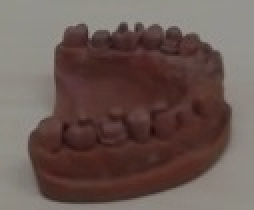
//> input picture ImageProcessingAndHOGDescriptor/data/task1/obj1000.jpg, 127 x 105 px (shown 2 times larger)
$ ./ImageProcessingAndHOGDescriptor   (built with g++ and OpenCV 4)
//> lines starting //> are read from the running program, lines starting //| are printed output that depends on the picture
### ImageProcessingAndHOGDescriptor/src/HOG.h
/*
 * HOG.h
 *
 *  Created on: Dec 28, 2018
 *      Author: hossam
 */

#ifndef SRC_HOG_H_
#define SRC_HOG_H_
#include <opencv2/opencv.hpp>
#include<string>
using namespace cv;
class HOG {
public:
	HOGDescriptor hog_detector;
	HOG(Mat Original);
	Mat src;
	virtual ~HOG();
	/*
	 * img - the image used for computing HOG descriptors. **Attention here the size of the image should be the same as the window size of your cv::HOGDescriptor instance **
	 * feats - the hog descriptors you get after calling cv::HOGDescriptor::compute
	 * hog_detector - the instance of cv::HOGDescriptor you used
	 * scale_factor - scale the image *scale_factor* times larger for better visualization
	 */
	void visualizeHOG(const Mat& img,std::vector<float> &feats,String s,int scale_factor = 3);
/*
 * src: image
 * Size _winSize: window size. A window contains multiple blocks, and the
	descriptor for a window is a concatenation of all the descriptors of those blocks
	within that window.
 * Size _blockSize: block size. A block contains multiple cells, and the descriptor
	for a block is a concatenation of all the histograms from cells within that block.
 * Size _blockStride: stride of sliding block
 * Size _cellSize: cell size, the minimal unit for computing histogram.
 * int _nbins: number of bins for histograms
 */
	void computeHOG(const Mat& img,std::vector<float>& feats,Size _wsize=Size(64, 128),Size _blockSize=Size(16, 16),Size _blockStride=Size(8, 8),Size _cellSize=Size(8, 8),int _nbins=9);
	void GrayScale(Mat &dst);
	void Resized(Mat &dst,float xfactor=0.75,float yfactor=70.5);
	void Rotated(Mat &dst,double angle=60,double scale=1);
	void Flip(Mat &dst,int x=0);

};

#endif /* SRC_HOG_H_ */

### ImageProcessingAndHOGDescriptor/src/HOG.cpp
/*
 * HOG.cpp
 *
 *  Created on: Dec 28, 2018
 *      Author: hossam
 */

#include "HOG.h"
#include <opencv2/opencv.hpp>
#include <iostream>
#include<string>
using namespace cv;
using namespace std;

HOG::HOG(Mat Original) {
	// TODO Auto-generated constructor stub
	src=Original;
}

void HOG::computeHOG(const Mat& img,std::vector<float>& feats,Size _wsize,Size _blockSize,Size _blockStride,Size _cellSize,int _nbins){
	hog_detector.winSize = _wsize;
	hog_detector.blockSize=_blockSize;
	hog_detector.blockStride=_blockStride;
	hog_detector.cellSize=_cellSize;
	hog_detector.nbins=_nbins;
	hog_detector.compute( img, feats,Size(8,8),Size(0,0));
}

void HOG::GrayScale(Mat &dst){
cvtColor( src, dst, COLOR_BGR2GRAY );

}
void HOG::Resized(Mat &dst,float xfactor,float yfactor){
	resize(src, dst,Size(src.cols * xfactor,src.rows * yfactor),0,0);
}
void HOG::Rotated(Mat &dst,double angle,double scale){
	 Mat rot_mat( 2, 3, CV_32FC1 );
	 Point center = Point( src.cols/2, src.rows/2 );
	 rot_mat = getRotationMatrix2D( center, angle, scale );
	  warpAffine( src, dst, rot_mat, src.size() );

}
void HOG::Flip(Mat &dst,int x){
	flip(src, dst, x);
}
void HOG::visualizeHOG(const Mat& img,std::vector<float> &feats,String s,int scale_factor) {

    Mat visual_image;
    resize(img, visual_image, Size(img.cols * scale_factor, img.rows * scale_factor));

    int n_bins = hog_detector.nbins;
    float rad_per_bin = 3.14 / (float) n_bins;
    Size win_size = hog_detector.winSize;
    Size cell_size = hog_detector.cellSize;
    Size block_size = hog_detector.blockSize;
    Size block_stride = hog_detector.blockStride;

    // prepare data structure: 9 orientation / gradient strenghts for each cell
    int cells_in_x_dir = win_size.width / cell_size.width;
    int cells_in_y_dir = win_size.height / cell_size.height;
    int n_cells = cells_in_x_dir * cells_in_y_dir;
    int cells_per_block = (block_size.width / cell_size.width) * (block_size.height / cell_size.height);

    int blocks_in_x_dir = (win_size.width - block_size.width) / block_stride.width + 1;
    int blocks_in_y_dir = (win_size.height - block_size.height) / block_stride.height + 1;
    int n_blocks = blocks_in_x_dir * blocks_in_y_dir;

    float ***gradientStrengths = new float **[cells_in_y_dir];
    int **cellUpdateCounter = new int *[cells_in_y_dir];
    for (int y = 0; y < cells_in_y_dir; y++) {
        gradientStrengths[y] = new float *[cells_in_x_dir];
        cellUpdateCounter[y] = new int[cells_in_x_dir];
        for (int x = 0; x < cells_in_x_dir; x++) {
            gradientStrengths[y][x] = new float[n_bins];
            cellUpdateCounter[y][x] = 0;

            for (int bin = 0; bin < n_bins; bin++)
                gradientStrengths[y][x][bin] = 0.0;
        }
    }


    // compute gradient strengths per cell
    int descriptorDataIdx = 0;


    for (int block_x = 0; block_x < blocks_in_x_dir; block_x++) {
        for (int block_y = 0; block_y < blocks_in_y_dir; block_y++) {
            int cell_start_x = block_x * block_stride.width / cell_size.width;
            int cell_start_y = block_y * block_stride.height / cell_size.height;

            for (int cell_id_x = cell_start_x;
                 cell_id_x < cell_start_x + block_size.width / cell_size.width; cell_id_x++)
                for (int cell_id_y = cell_start_y;
                     cell_id_y < cell_start_y + block_size.height / cell_size.height; cell_id_y++) {

                    for (int bin = 0; bin < n_bins; bin++) {
                        float val = feats.at(descriptorDataIdx++);
                        gradientStrengths[cell_id_y][cell_id_x][bin] += val;
                    }
                    cellUpdateCounter[cell_id_y][cell_id_x]++;
                }
        }
    }


    // compute average gradient strengths
    for (int celly = 0; celly < cells_in_y_dir; celly++) {
        for (int cellx = 0; cellx < cells_in_x_dir; cellx++) {

            float NrUpdatesForThisCell = (float) cellUpdateCounter[celly][cellx];

            // compute average gradient strenghts for each gradient bin direction
            for (int bin = 0; bin < n_bins; bin++) {
                gradientStrengths[celly][cellx][bin] /= NrUpdatesForThisCell;
            }
        }
    }


    for (int celly = 0; celly < cells_in_y_dir; celly++) {
        for (int cellx = 0; cellx < cells_in_x_dir; cellx++) {
            int drawX = cellx * cell_size.width;
            int drawY = celly * cell_size.height;

            int mx = drawX + cell_size.width / 2;
            int my = drawY + cell_size.height / 2;

            rectangle(visual_image,
                      Point(drawX * scale_factor, drawY * scale_factor),
                      Point((drawX + cell_size.width) * scale_factor,
                                (drawY + cell_size.height) * scale_factor),
                      CV_RGB(100, 100, 100),
                      1);

            for (int bin = 0; bin < n_bins; bin++) {
                float currentGradStrength = gradientStrengths[celly][cellx][bin];

                if (currentGradStrength == 0)
                    continue;

                float currRad = bin * rad_per_bin + rad_per_bin / 2;

                float dirVecX = cos(currRad);
                float dirVecY = sin(currRad);
                float maxVecLen = cell_size.width / 2;
                float scale = scale_factor / 5.0; // just a visual_imagealization scale,

                // compute line coordinates
                float x1 = mx - dirVecX * currentGradStrength * maxVecLen * scale;
                float y1 = my - dirVecY * currentGradStrength * maxVecLen * scale;
                float x2 = mx + dirVecX * currentGradStrength * maxVecLen * scale;
                float y2 = my + dirVecY * currentGradStrength * maxVecLen * scale;

                // draw gradient visual_imagealization
                line(visual_image,
                     Point(x1 * scale_factor, y1 * scale_factor),
                     Point(x2 * scale_factor, y2 * scale_factor),
                     CV_RGB(0, 0, 255),
                     1);

            }

        }
    }


    for (int y = 0; y < cells_in_y_dir; y++) {
        for (int x = 0; x < cells_in_x_dir; x++) {
            delete[] gradientStrengths[y][x];
        }
        delete[] gradientStrengths[y];
        delete[] cellUpdateCounter[y];
    }
    delete[] gradientStrengths;
    delete[] cellUpdateCounter;
    imwrite( s, visual_image);
    imshow(s, visual_image);
    waitKey(-1);
}
HOG::~HOG() {
	// TODO Auto-generated destructor stub
}

### ImageProcessingAndHOGDescriptor/src/ImageProcessingAndHOGDescriptor.cpp
/*
 * ImageProcessingAndHOGDescriptor.cpp
 *
 *  Created on: Dec 29, 2018
 *      Author: Hossam Abdelhamid, Ferjad Naeem, Borja
 */

#include <opencv2/opencv.hpp>
#include<iostream>
#include <string>
#include "HOG.h"

using namespace std;
using namespace cv;

// Data path
String path="data/task1/";
String image="obj1000.jpg";
// HOG Descriptor Parameters
Size WinSize= Size(128,128);
Size BlockSize= Size(32,32);
Size BlockStride= Size(16,16);
Size CellSize= Size(16,16);
int Bins= 9;
// Resize
float xfactor=2;
float yfactor=2;
// Rotate
float angle=60;
float scale=1;
//Flip
float x=0;
int main()
{ //Read Image
	Mat Original,GrayScale,Resized,Rotated,Flip;
	vector<float> featsOriginal,featsGrayScale,featsResized,featsRotated,featsFlip;
	Original = imread(path+image);
//> Original is the input picture: 105 rows x 127 cols, CV_8UC3; mean B, G, R 83.5, 88.8, 106.4
	resize(Original, Original,Size(128,128),0,0);
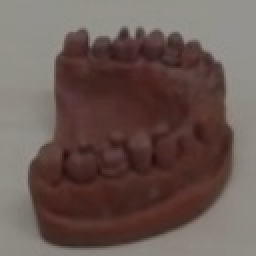
//> Original: 128 rows x 128 cols, CV_8UC3 (shown 2 times larger); mean B, G, R 83.4, 88.7, 106.3
  HOG hog_feat(Original);
  //Original image HOG
  hog_feat.computeHOG(Original,featsOriginal,WinSize,BlockSize,BlockStride,CellSize);
//> in computeHOG, `hog_detector.winSize = _wsize;`: hog_detector.winSize = Size(128, 128)
//> in computeHOG, `hog_detector.blockSize=_blockSize;`: hog_detector.blockSize = Size(32, 32)
//> in computeHOG, `hog_detector.blockStride=_blockStride;`: hog_detector.blockStride = Size(16, 16)
//> in computeHOG, `hog_detector.compute( img, feats,Size(8,8),Size(0,0));`: feats = 1764 values, max 0.509 at index 1729, min 0.00113 at index 1006, mean 0.135
//> featsOriginal has the same summary as feats in computeHOG
  hog_feat.visualizeHOG(Original,featsOriginal,path+"Original.jpg");
//> in visualizeHOG, `Size win_size = hog_detector.winSize;`: win_size = Size(128, 128)
//> in visualizeHOG, `Size cell_size = hog_detector.cellSize;`: cell_size = Size(16, 16)
//> in visualizeHOG, `Size block_size = hog_detector.blockSize;`: block_size = Size(32, 32)
//> in visualizeHOG, `Size block_stride = hog_detector.blockStride;`: block_stride = Size(16, 16)
//> in visualizeHOG, `int cells_in_x_dir = win_size.width / cell_size.width;`: cells_in_x_dir = 8
//> in visualizeHOG, `int n_cells = cells_in_x_dir * cells_in_y_dir;`: n_cells = 64
//> in visualizeHOG, `int cells_per_block = (block_size.width / cell_size.width) * (block_si..`: cells_per_block = 4
//> in visualizeHOG, `int blocks_in_x_dir = (win_size.width - block_size.width) / block_stri..`: blocks_in_x_dir = 7
//> in visualizeHOG, `int n_blocks = blocks_in_x_dir * blocks_in_y_dir;`: n_blocks = 49
//> the loop in visualizeHOG, `for (int y = 0; y < cells_in_y_dir; y++)` made 8 passes
//> the loop in visualizeHOG, `for (int block_x = 0; block_x < blocks_in_x_dir; block_x++)` made 7 passes
//> descriptorDataIdx on passes 1 to 7: 252, 504, 756, 1008, 1260, 1512, 1764
//> after the loop in visualizeHOG, `for (int block_x = 0; block_x < blocks_in_x_dir; block_x++)`: descriptorDataIdx = 1764
//> the loop in visualizeHOG, `for (int celly = 0; celly < cells_in_y_dir; celly++)` made 8 passes
//> after the loop in visualizeHOG, `for (int celly = 0; celly < cells_in_y_dir; celly++)`: visual_image: 384 rows x 384 cols, CV_8UC3; mean B, G, R 85.6, 88.4, 105.1
  //GrayScale image HOG
  hog_feat.GrayScale(GrayScale);
  hog_feat.computeHOG(GrayScale,featsGrayScale,WinSize,BlockSize,BlockStride,CellSize);
//> featsGrayScale = 1764 values, max 0.533 at index 1729, min 0 at index 5, mean 0.132
  hog_feat.visualizeHOG(GrayScale,featsGrayScale,path+"GrayScale.jpg");
//> call 2 of visualizeHOG, with s = "data/task1/GrayScale.jpg", scale_factor = 3
//> the loop in visualizeHOG (call 2), `for (int y = 0; y < cells_in_y_dir; y++)` made 8 passes
//> the loop in visualizeHOG (call 2), `for (int block_x = 0; block_x < blocks_in_x_dir; block_x++)` made 7 passes
//> after the loop in visualizeHOG (call 2), `for (int block_x = 0; block_x < blocks_in_x_dir; block_x++)`: descriptorDataIdx = 1764
//> the loop in visualizeHOG (call 2), `for (int celly = 0; celly < cells_in_y_dir; celly++)` made 8 passes
//> after the loop in visualizeHOG (call 2), `for (int celly = 0; celly < cells_in_y_dir; celly++)`:
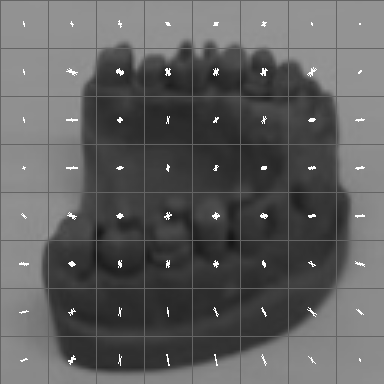
//> visual_image: 384 rows x 384 cols, CV_8UC1; min 21, max 255, mean 95.1

  //Resized image HOG
  hog_feat.Resized(Resized,xfactor,yfactor);
  hog_feat.computeHOG(Resized,featsResized,Size(xfactor*WinSize.width,yfactor*WinSize.height),Size(xfactor*BlockSize.width,yfactor*BlockSize.height),Size(xfactor*BlockStride.width,yfactor*BlockStride.height),Size(xfactor*CellSize.width,yfactor*CellSize.height));
//> featsResized = 1764 values, max 0.476 at index 1729, min 0.000209 at index 39, mean 0.137
  hog_feat.visualizeHOG(Resized,featsResized,path+"Resized.jpg");
//> call 3 of visualizeHOG, with s = "data/task1/Resized.jpg", scale_factor = 3
//> in visualizeHOG (call 3), `Size win_size = hog_detector.winSize;`: win_size = Size(256, 256)
//> in visualizeHOG (call 3), `Size cell_size = hog_detector.cellSize;`: cell_size = Size(32, 32)
//> in visualizeHOG (call 3), `Size block_size = hog_detector.blockSize;`: block_size = Size(64, 64)
//> in visualizeHOG (call 3), `Size block_stride = hog_detector.blockStride;`: block_stride = Size(32, 32)
//> the loop in visualizeHOG (call 3), `for (int y = 0; y < cells_in_y_dir; y++)` made 8 passes
//> the loop in visualizeHOG (call 3), `for (int block_x = 0; block_x < blocks_in_x_dir; block_x++)` made 7 passes
//> after the loop in visualizeHOG (call 3), `for (int block_x = 0; block_x < blocks_in_x_dir; block_x++)`: descriptorDataIdx = 1764
//> the loop in visualizeHOG (call 3), `for (int celly = 0; celly < cells_in_y_dir; celly++)` made 8 passes
//> after the loop in visualizeHOG (call 3), `for (int celly = 0; celly < cells_in_y_dir; celly++)`:
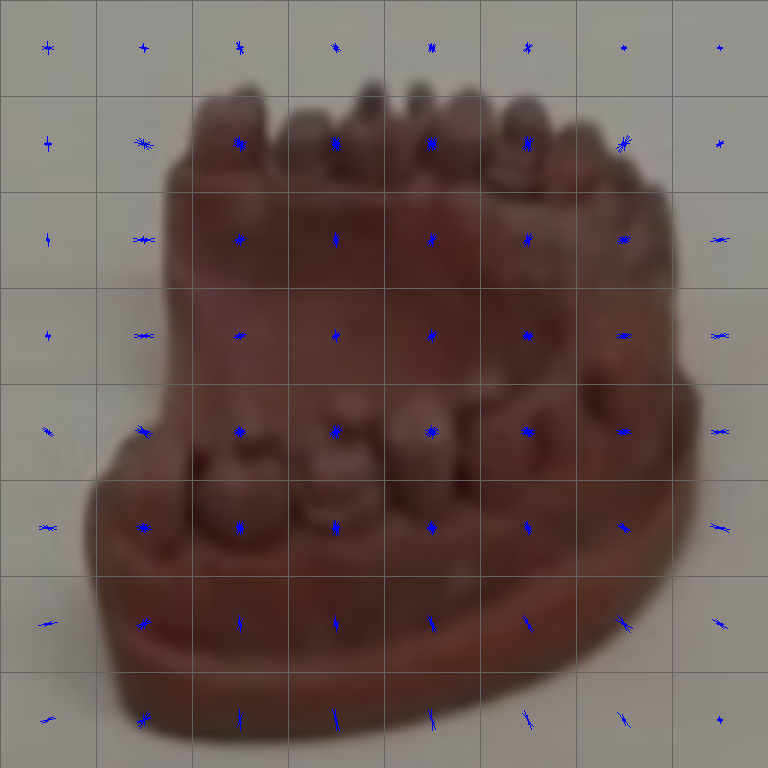
//> visual_image: 768 rows x 768 cols, CV_8UC3; mean B, G, R 84.6, 88.4, 105.6
  //Rotated image HOG
  hog_feat.Rotated(Rotated,angle,scale);
//> in Rotated, `warpAffine( src, dst, rot_mat, src.size() );`:
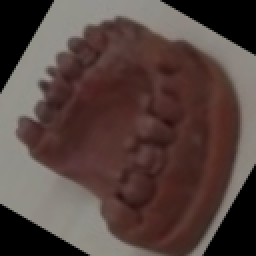
//> dst: 128 rows x 128 cols, CV_8UC3 (shown 2 times larger); mean B, G, R 62.7, 67, 84.2
  hog_feat.computeHOG(Rotated,featsRotated,WinSize,BlockSize,BlockStride,CellSize);
//> featsRotated = 1764 values, max 0.44 at index 194, min 0 at index 1723, mean 0.13
  hog_feat.visualizeHOG(Rotated,featsRotated,path+"Rotated.jpg");
//> call 4 of visualizeHOG, with s = "data/task1/Rotated.jpg", scale_factor = 3
//> in visualizeHOG (call 4), `Size win_size = hog_detector.winSize;`: win_size = Size(128, 128)
//> in visualizeHOG (call 4), `Size cell_size = hog_detector.cellSize;`: cell_size = Size(16, 16)
//> in visualizeHOG (call 4), `Size block_size = hog_detector.blockSize;`: block_size = Size(32, 32)
//> in visualizeHOG (call 4), `Size block_stride = hog_detector.blockStride;`: block_stride = Size(16, 16)
//> the loop in visualizeHOG (call 4), `for (int y = 0; y < cells_in_y_dir; y++)` made 8 passes
//> the loop in visualizeHOG (call 4), `for (int block_x = 0; block_x < blocks_in_x_dir; block_x++)` made 7 passes
//> after the loop in visualizeHOG (call 4), `for (int block_x = 0; block_x < blocks_in_x_dir; block_x++)`: descriptorDataIdx = 1764
//> the loop in visualizeHOG (call 4), `for (int celly = 0; celly < cells_in_y_dir; celly++)` made 8 passes
//> after the loop in visualizeHOG (call 4), `for (int celly = 0; celly < cells_in_y_dir; celly++)`:
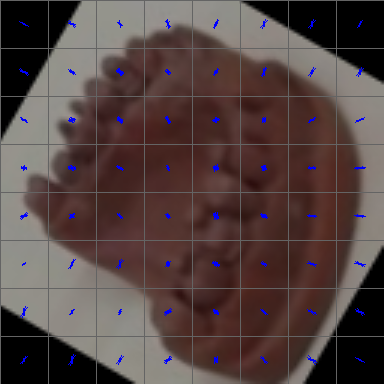
//> visual_image: 384 rows x 384 cols, CV_8UC3; mean B, G, R 65.9, 67.6, 83.9
  //Flip image HOG
  hog_feat.Flip(Flip,x);
//> in Flip, `flip(src, dst, x);`:
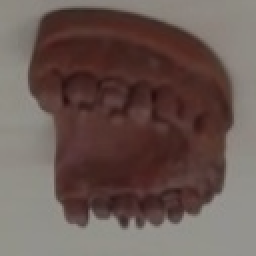
//> dst: 128 rows x 128 cols, CV_8UC3 (shown 2 times larger); mean B, G, R 83.4, 88.7, 106.3
  hog_feat.computeHOG(Flip,featsFlip,WinSize,BlockSize,BlockStride,CellSize);
//> featsFlip = 1764 values, max 0.518 at index 1527, min 0.0011 at index 775, mean 0.135
  hog_feat.visualizeHOG(Flip,featsFlip,path+"Flip.jpg");
//> the loop in visualizeHOG (call 5), `for (int y = 0; y < cells_in_y_dir; y++)` made 8 passes
//> the loop in visualizeHOG (call 5), `for (int block_x = 0; block_x < blocks_in_x_dir; block_x++)` made 7 passes
//> after the loop in visualizeHOG (call 5), `for (int block_x = 0; block_x < blocks_in_x_dir; block_x++)`: descriptorDataIdx = 1764
//> the loop in visualizeHOG (call 5), `for (int celly = 0; celly < cells_in_y_dir; celly++)` made 8 passes
//> after the loop in visualizeHOG (call 5), `for (int celly = 0; celly < cells_in_y_dir; celly++)`:
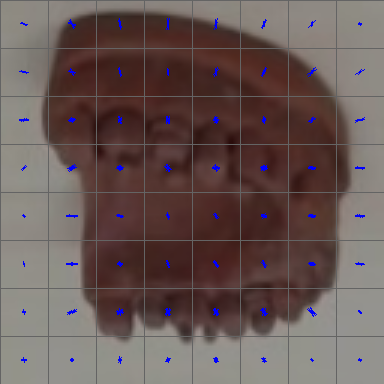
//> visual_image: 384 rows x 384 cols, CV_8UC3; mean B, G, R 85.7, 88.4, 105.1
//  waitKey(0);
  return 0;
}
